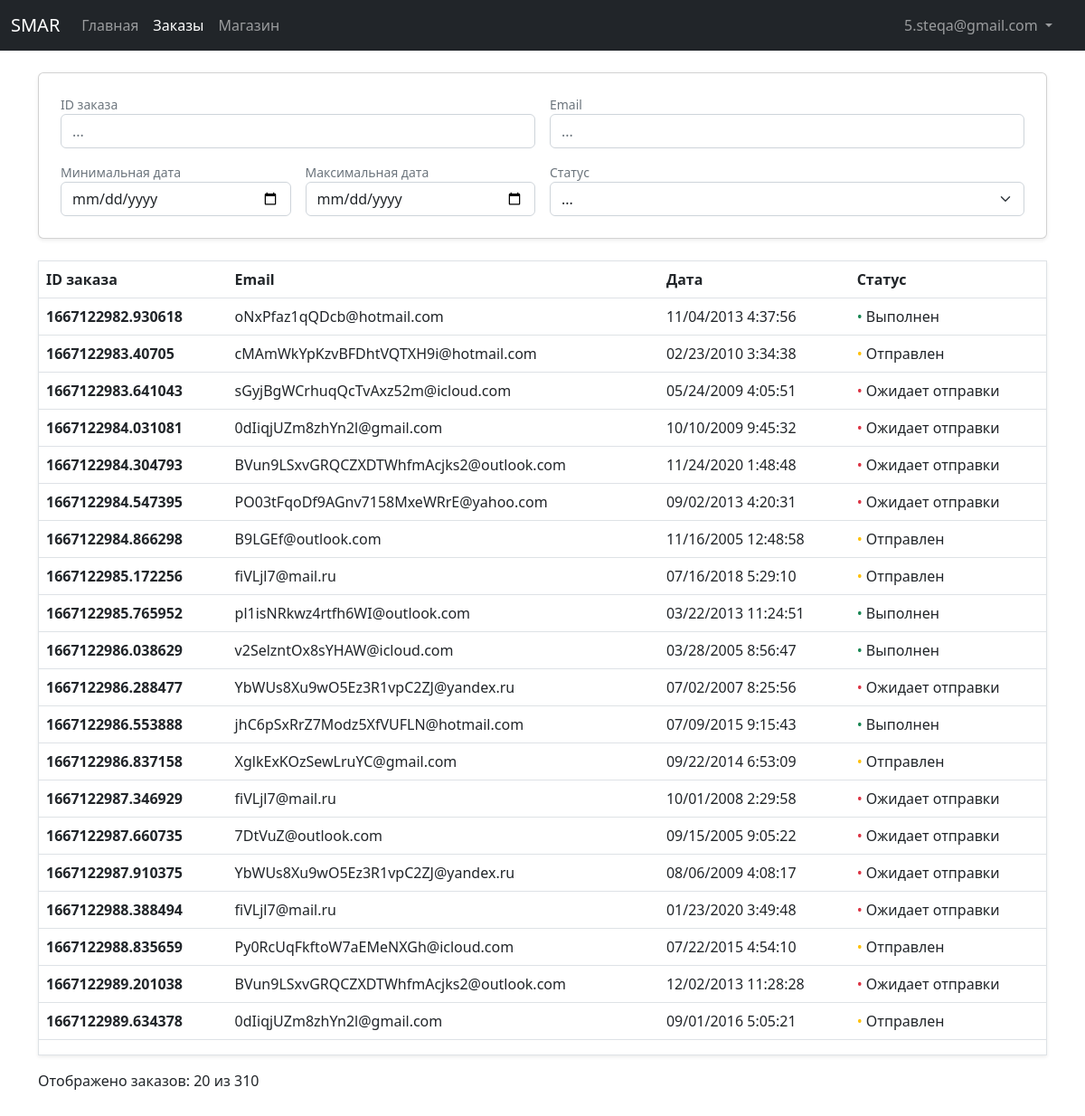
/dashboard/orders/ (signed in), run on the app's committed database.
### authentication/models.py (models this page shows)
class CustomUser(AbstractUser):
    email = models.EmailField(_('email address'), unique=True)
    fio = models.CharField(_('ФИО'), max_length=200)
    USERNAME_FIELD = 'email'
    REQUIRED_FIELDS = []

### store/models.py (models this page shows, shortened)
class Order(models.Model):
    ORDER_STATUSES = [
        (False, 'Не оформлен'),
        ('1', 'Ожидает отправки'),
        ('2', 'Отправлен'),
        ('3', 'Выполнен'),
    ]
    customer = models.ForeignKey(CustomUser, on_delete=models.SET_NULL, null=True)
    date_ordered = models.DateTimeField(auto_now_add=True)
    date_updated = models.DateTimeField(auto_now=True)
    status = models.CharField(max_length=16, choices=ORDER_STATUSES, default=False)
    transaction_id = models.CharField(max_length=200)

### authentication/decorators.py (the view)
        def wrapper_func(request, *args, **kwargs):
            if request.user.groups.exists():
                for group in request.user.groups.all():
                    if group.name in allowed_roles:
                        return view_func(request, *args, **kwargs)
            return redirect('store')

### sales_dashboard/utils.py (called while the page is built)
def paginate_orders(request, orders):
    paginator = Paginator(orders, 20)
    page_number = request.GET.get('page')
    page_orders = paginator.get_page(page_number)
    return page_orders

### sales_dashboard/views.py (called while the page is built)
@allowed_users(allowed_roles=['seller'])
def orders(request):
    orders = Order.objects.exclude(status=False)
    page_orders = paginate_orders(request, orders)
    if page_orders.paginator.num_pages == 1:
        displayed_orders = page_orders.paginator.object_list.count()
    else:
        displayed_orders = 20
    if request.method == 'GET':
        if request.GET.get('sort'):
            return filter_orders(request)
    context = {
        'orders': page_orders,
        'displayed_orders': displayed_orders,
        'total_orders': page_orders.paginator.object_list.count()
    }
    return render(request, 'sales_dashboard/orders.html', context)

### sales_dashboard/templates/sales_dashboard/orders.html (shortened to what this page needs)
{% extends 'sales_dashboard/base.html' %}
{% load static %}
{% block active-orders %}active{% endblock %}
{% block content %}
<div class="my-4">
    <div class="card shadow-sm mb-4 p-4">
        <div>
            <form id="filterForm" method="get">
                <div class="row g-3">
                    <div class="col-6">
                        <div class="form-text my-0">ID заказа</div>
                        <input type="text" class="form-control" name="transaction_id" placeholder="...">
                    </div>
                    <div class="col-6">
                        <div class="form-text my-0">Email</div>
                        <input type="text" class="form-control" name="email" placeholder="...">
                    </div>
                    <div class="col-md-3 col-6">
                        <div class="form-text my-0">Минимальная дата</div>
                        <input type="date" class="form-control" name="date_ordered_min">
                    </div>
                    <div class="col-md-3 col-6">
                        <div class="form-text my-0">Максимальная дата</div>
                        <input type="date" class="form-control" name="date_ordered_max">
                    </div>
                    <div class="col-md-6 col-12">
                        <div class="form-text my-0">Статус</div>
                        <select class="form-control form-select" name="status" aria-label="Default select example">
                            <option selected value>...</option>
                        </select>
                    </div>
                </div>
            </form>
        </div>
    </div>
    <table class="table table-hover shadow-sm border">
        <thead>
            <tr>
                <form id="sortForm" method="get">
                    <th scope="col">
                        <label for="sort_transaction_id" class="not-select pointer link-hover">ID заказа
                        </label>
                    </th>
                    <th scope="col">
                        <label for="sort_email" class="not-select pointer link-hover">Email
                        </label>
                    </th>
                    <th scope="col">
                        <label for="sort_date_ordered" class="not-select pointer link-hover">Дата
                        </label>
                    </th>
                    <th scope="col">
                        <label for="sort_status" class="not-select pointer link-hover">Статус
                        </label>
                    </th>
                </form>
            </tr>
        </thead>
        <tbody id="orders">
            {% include 'sales_dashboard/orders-list.html' %}
        </tbody>
    </table>
    <div style="margin-bottom: 200px;">
        <p>
            Отображено заказов:
            <span id="displayedOrders">{{ displayed_orders }}</span>
            из
            <span id="totalOrders">{{ total_orders }}</span>
        </p>
    </div>
</div>
{% endblock %}

### sales_dashboard/templates/sales_dashboard/base.html (shortened to what this page needs)
<!DOCTYPE html>
{% load static %}
<html lang="en">
<head>
    <link href="https://cdn.jsdelivr.net/npm/bootstrap@5.2.0-beta1/dist/css/bootstrap.min.css" rel="stylesheet"
>
    <link rel="stylesheet" href="https://cdn.jsdelivr.net/npm/bootstrap-icons@1.3.0/font/bootstrap-icons.css">
    <link rel="stylesheet" href="{% static 'css/styles.css' %}">
    <link rel="stylesheet" href="{% static 'css/dashboard.css' %}">
</head>
<body>
    <nav class="navbar navbar-expand-md navbar-dark bg-dark">
        <div class="container-fluid" bis_skin_checked="1">
            <a class="navbar-brand" href="{% url 'store' %}">SMAR</a>
            <div class="collapse navbar-collapse" id="navbarCollapse" bis_skin_checked="1">
                <ul class="navbar-nav me-auto">
                    <li class="nav-item">
                        <a class="nav-link {% block active-dashboard %}{% endblock %}" aria-current="page"
                            href="{% url 'dashboard' %}">Главная</a>
                    </li>
                    <li class="nav-item">
                        <a class="nav-link {% block active-orders %}{% endblock %}" aria-current="page"
                            href="{% url 'orders' %}">Заказы</a>
                    </li>
                    <li class="nav-item">
                        <a class="nav-link" aria-current="page"
                            href="{% url 'store' %}">Магазин</a>
                    </li>
                </ul>
                <ul class="navbar-nav">
                    <li class="nav-item dropdown me-3">
                        <a class="nav-link dropdown-toggle" href="#" role="button" data-bs-toggle="dropdown"
                            aria-expanded="false">
                            {{ request.user }}
                        </a>
                    </li>
                </ul>
            </div>
        </div>
    </nav>
    <div class="container">
        {% block content %}
        {% endblock %}
    </div>
</body>
</html>

### sales_dashboard/templates/sales_dashboard/orders-list.html
{% for order in orders %}
<tr>
    <td><a href="{% url 'order' order.pk %}" class="text-dark fw-semibold table-link">{{ order.transaction_id }}</a></td>
    <td>{{ order.customer }}</td>
    <td>{{ order.date_ordered|date:"m/d/Y G:i:s" }}</td>
    <td>
        {% if order.status == '1' %}
        <span class="text-danger">&bull;</span>
        {% elif order.status == '2' %}
        <span class="text-warning">&bull;</span>
        {% elif order.status == '3' %}
        <span class="text-success">&bull;</span>
        {% endif %}
        {{ order.get_status_display }}
    </td>
</tr>
{% endfor %}
<tr>
    <td></td>
    <td></td>
    <td></td>
    <td></td>
</tr>

### static/css/styles.css (style rules this page uses)
.pointer { cursor: pointer; }
.not-select { -webkit-touch-callout: none; -webkit-user-select: none; -khtml-user-select: none; -moz-user-select: none; -ms-user-select: none; user-select: none; }
.link-hover { opacity: 100%; text-decoration: none; }
.table-link { text-decoration: none; }

### data on the page
CustomUser: user "5.steqa@gmail.com"
Order: transaction_id "1667122982.930618", customer "oNxPfaz1qQDcb@hotmail.com", date_ordered "11/04/2013 4:37:56", status "Выполнен"
Order: transaction_id "1667122983.40705", customer "cMAmWkYpKzvBFDhtVQTXH9i@hotmail.com", date_ordered "02/23/2010 3:34:38", status "Отправлен"
Order: transaction_id "1667122983.641043", customer "sGyjBgWCrhuqQcTvAxz52m@icloud.com", date_ordered "05/24/2009 4:05:51", status "Ожидает отправки"
Order: transaction_id "1667122984.031081", customer "0dIiqjUZm8zhYn2l@gmail.com", date_ordered "10/10/2009 9:45:32", status "Ожидает отправки"
Order: transaction_id "1667122984.304793", customer "BVun9LSxvGRQCZXDTWhfmAcjks2@outlook.com", date_ordered "11/24/2020 1:48:48", status "Ожидает отправки"
Order: transaction_id "1667122984.547395", customer "PO03tFqoDf9AGnv7158MxeWRrE@yahoo.com", date_ordered "09/02/2013 4:20:31", status "Ожидает отправки"
Order: transaction_id "1667122984.866298", customer "B9LGEf@outlook.com", date_ordered "11/16/2005 12:48:58", status "Отправлен"
Order: transaction_id "1667122985.172256", customer "fiVLjl7@mail.ru", date_ordered "07/16/2018 5:29:10", status "Отправлен"
Order: transaction_id "1667122985.765952", customer "pl1isNRkwz4rtfh6WI@outlook.com", date_ordered "03/22/2013 11:24:51", status "Выполнен"
Order: transaction_id "1667122986.038629", customer "v2SelzntOx8sYHAW@icloud.com", date_ordered "03/28/2005 8:56:47", status "Выполнен"
Order: transaction_id "1667122986.288477", customer "YbWUs8Xu9wO5Ez3R1vpC2ZJ@yandex.ru", date_ordered "07/02/2007 8:25:56", status "Ожидает отправки"
Order: transaction_id "1667122986.553888", customer "jhC6pSxRrZ7Modz5XfVUFLN@hotmail.com", date_ordered "07/09/2015 9:15:43", status "Выполнен"
Order: transaction_id "1667122986.837158", customer "XglkExKOzSewLruYC@gmail.com", date_ordered "09/22/2014 6:53:09", status "Отправлен"
Order: transaction_id "1667122987.346929", customer "fiVLjl7@mail.ru", date_ordered "10/01/2008 2:29:58", status "Ожидает отправки"
Order: transaction_id "1667122987.660735", customer "7DtVuZ@outlook.com", date_ordered "09/15/2005 9:05:22", status "Ожидает отправки"
Order: transaction_id "1667122987.910375", customer "YbWUs8Xu9wO5Ez3R1vpC2ZJ@yandex.ru", date_ordered "08/06/2009 4:08:17", status "Ожидает отправки"
Order: transaction_id "1667122988.388494", customer "fiVLjl7@mail.ru", date_ordered "01/23/2020 3:49:48", status "Ожидает отправки"
Order: transaction_id "1667122988.835659", customer "Py0RcUqFkftoW7aEMeNXGh@icloud.com", date_ordered "07/22/2015 4:54:10", status "Отправлен"
Order: transaction_id "1667122989.201038", customer "BVun9LSxvGRQCZXDTWhfmAcjks2@outlook.com", date_ordered "12/02/2013 11:28:28", status "Ожидает отправки"
Order: transaction_id "1667122989.634378", customer "0dIiqjUZm8zhYn2l@gmail.com", date_ordered "09/01/2016 5:05:21", status "Отправлен"

### other printed values
{{ displayed_orders }} "20"
{{ total_orders }} "310"
